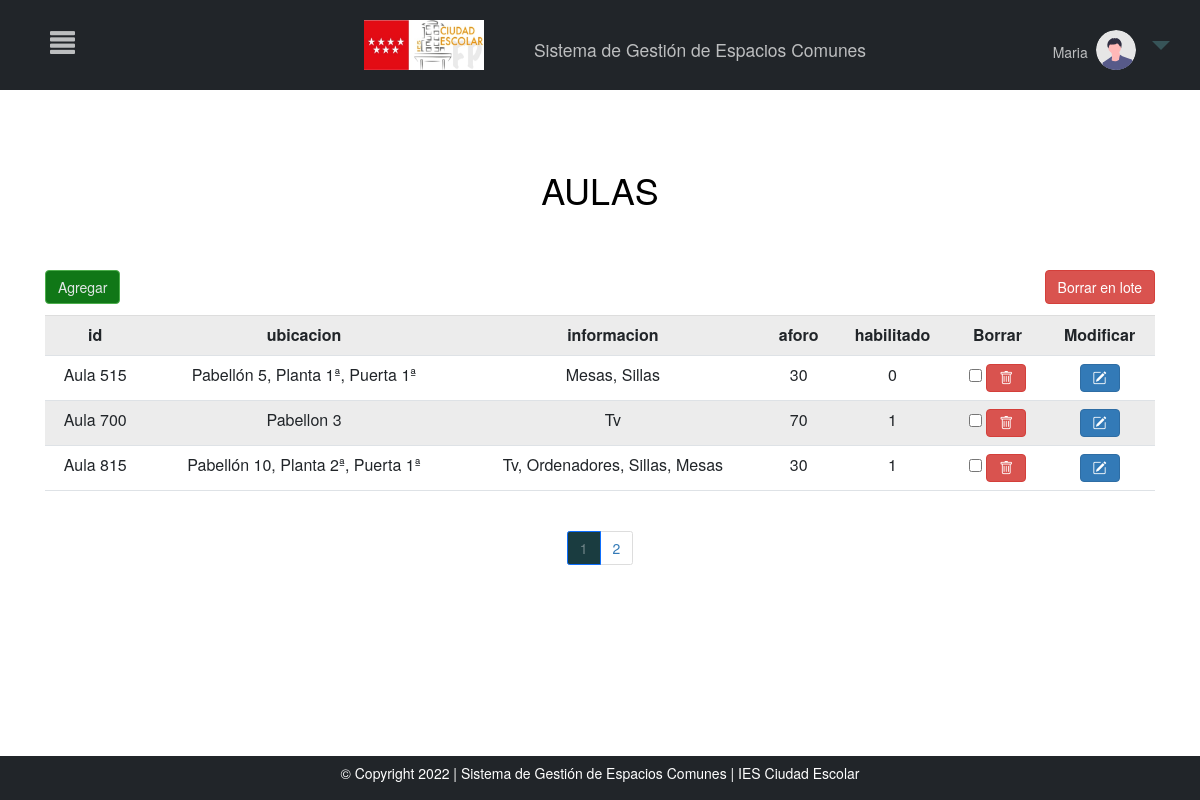
Screenshot of /MVC_proyectofinal/inicio.php?c=crudAulas&page=1 (signed in) with the database file from the repository.
### tables this page shows
CREATE TABLE `aulas` (
  `id` varchar(220) NOT NULL,
  `ubicacion` varchar(220) NOT NULL,
  `informacion` varchar(220) NOT NULL,
  `aforo` int(100) NOT NULL,
  `habilitado` tinyint(1) NOT NULL
);

### MVC_proyectofinal/controller/controller.php (called while the page is built, shortened)
<?php
require_once ("models/crud.php");
class Control{
    function __construct()
    {
        $this->crud=new Crud();
    }
    function crudAulas(){
        include_once ("views/crudAulas.php");
    }
}
?>

### MVC_proyectofinal/models/conexion.php (called while the page is built)
<?php
class Conexion{
    public function conexion(){
        try{
            $conexion=new PDO("mysql:host=localhost;dbname=sgec","root","");
            $conexion->setAttribute(PDO::ATTR_ERRMODE,PDO::ERRMODE_EXCEPTION);
            return $conexion;
        }
        catch(PDOException $e){
            echo $e->getMessage();
            return null;
        }
    }
}
?>

### MVC_proyectofinal/models/crud.php (called while the page is built, shortened)
<?php
include("conexion.php");
class Crud extends Conexion{
    private $conexion;
    function __construct()
    {
        $this->conexion=parent::conexion();
    }
    function crudAulas($opc,$iteams_pagina=null,$offset=null){
        if($opc==1){
            $sql="SELECT count(*) FROM aulas";
            $consulta=$this->conexion->prepare($sql);
            $consulta->execute();
            $count=$consulta->fetch(PDO::FETCH_NUM);
            return $count;
        }
        elseif($opc==2){
            $sql="SELECT * FROM aulas ORDER BY id ASC LIMIT ".$iteams_pagina." OFFSET ".$offset."";
            $consulta=$this->conexion->prepare($sql);
            $consulta->execute();
            $consult=$consulta->fetchAll(PDO::FETCH_ASSOC);
            $keys=array_keys($consult[0]);
            return array($consult,$keys);
        }
    }
}
?>

### MVC_proyectofinal/views/crudAulas.php (the view, shortened to what this page needs)
<html lang="en">
<head>
<link rel="stylesheet" href="https://cdn.jsdelivr.net/npm/bootstrap-icons@1.8.1/font/bootstrap-icons.css">
<link rel="stylesheet" href="libs/bootstrap-5.1.3-dist/css/bootstrap.min.css">
</head>
<body>
<?php include "menu.php";
    ?>
            <?php
$count=$this->crud->crudAulas(1);
if($count[0]==0){
    echo '
    <div class="row >
    <div class="col-md-12 ">
    <h1 class="display-3"> No se han creado aulas aún</h1>';
    echo "<a href='?c=crudAulas&page=".$_GET['page']."&crear=1'><button name='crear'  class='btn btn-success'> Agregar</button></a>
    ";
    echo '</div>
    </div>
    </div>';
}
else{
$iteams_pagina=3;
$total_pages=ceil($count[0]/$iteams_pagina);
$page=0;
if(isset($_GET["page"]) && !empty($_GET["page"])){
    $page=$_GET["page"];
}else{
    $page=1;
}
$offset=($page-1) * $iteams_pagina;
$result=$this->crud->crudAulas(2,$iteams_pagina,$offset);
?>
<div class="row" style="margin-top:5%">
                <div class="col-md-12 ">
                <h1 style="color:black; text-align:center; margin-bottom:0%; background-color:white" >AULAS</h1>
<?php
       echo '<div class="container" style="margin-top:60px;">
       <div class="row">
                       <div class="col-md-12 ">';
        echo "<a href='?c=crudAulas&page=".$_GET['page']."&crear=1'><button name='crear'  class='btn btn-success'> Agregar</button></a>  ";
       echo                    '<table class="table table-striped bg-white table-hover" style="text-align: center; margin-top:1%">';
        echo "<tr >";
        foreach($result[1] as $indice){
            echo "<th>".$indice."</th>";
        }
        echo "<th>Borrar</th>";
        echo "<th>Modificar</th>";
        echo "</tr>";
        ?>
        <form action="?c=borrarAulas&pag=<?php echo $_GET["page"]?>" method="post">
            <input type='submit' name='borrar' value='Borrar en lote' class='btn btn-danger' style='float:right;' >
        <?php
        foreach($result[0] as $indice=>$dato){
            foreach($dato as $x=>$y){
                echo "<td>".$y."</td>";
            }
            ?>
            <td><input type="checkbox" name="eliminar[]" value="<?php echo $dato["id"]?>">
            <a class="btn btn-danger"  href="?c=borrarAulas&id=<?php echo $dato["id"] ?>&pag=<?php echo $_GET["page"]?>"><i class="bi bi-trash"></i></a>
            </td>
            <td><button  title="Modificar" class="btn btn-primary" name="modificar" value="<?php echo $dato["id"] ?>"> <i class="bi bi-pencil-square"></i></button></td>
            <?php
            }
  ?>
           </table>
        </div>
 <?php
echo "<br>";
?>
<nav aria-label="..." class="contenedor-paginador" >
  <ul class="pagination pagination-mg justify-content-center">
<?php
for($i=1;$i<=$total_pages;$i++){
    if($i==$page){
        echo "<li class='page-item active'><a class='page-link'>".$i."</a></li>";
    }else{
        echo "<li class='page-item'><a class='page-link' href='?c=crudAulas&page=$i'>$i</a></li>";
    }
}
}
?>
  </ul>
</nav>
</body>
</html>

### MVC_proyectofinal/libs/css/estilos.css (style rules this page uses)
th { text-align: center !important; }
.contenedor-paginador { display: flex; justify-content: center; }
li.page-item.active a.page-link { background-color: #1A3C40 !important; color:#708588 !important }
.btn.btn-success { background-color: #107717; color:#E2E7E7 }

### MVC_proyectofinal/views/menu.php (style rules this page uses)
body { overflow-x: hidden; }
body { font-family: "Lato", sans-serif; }

### rows the page displays
aulas: id "Aula 515", ubicacion "Pabellón 5, Planta 1ª, Puerta 1ª", informacion "Mesas, Sillas", aforo "30", habilitado "0"
aulas: id "Aula 700", ubicacion "Pabellon 3", informacion "Tv", aforo "70", habilitado "1"
aulas: id "Aula 815", ubicacion "Pabellón 10, Planta 2ª, Puerta 1ª", informacion "Tv, Ordenadores, Sillas, Mesas", aforo "30", habilitado "1"

### other values shown
$_SESSION['nombre'] "Maria"
$indice "id"
$indice "ubicacion"
$indice "informacion"
$indice "aforo"
$indice "habilitado"
